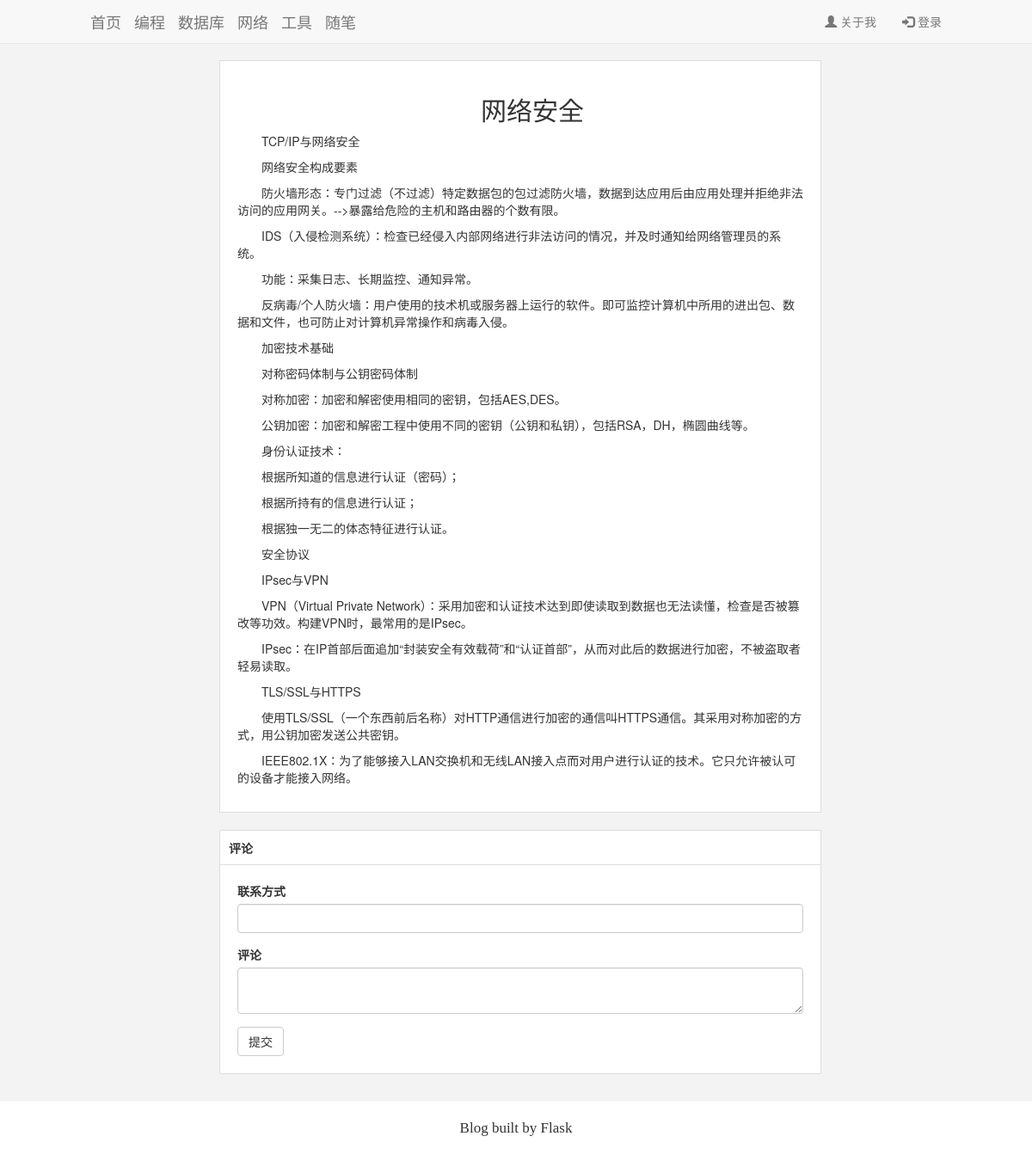
The app's page /post/13, older data.
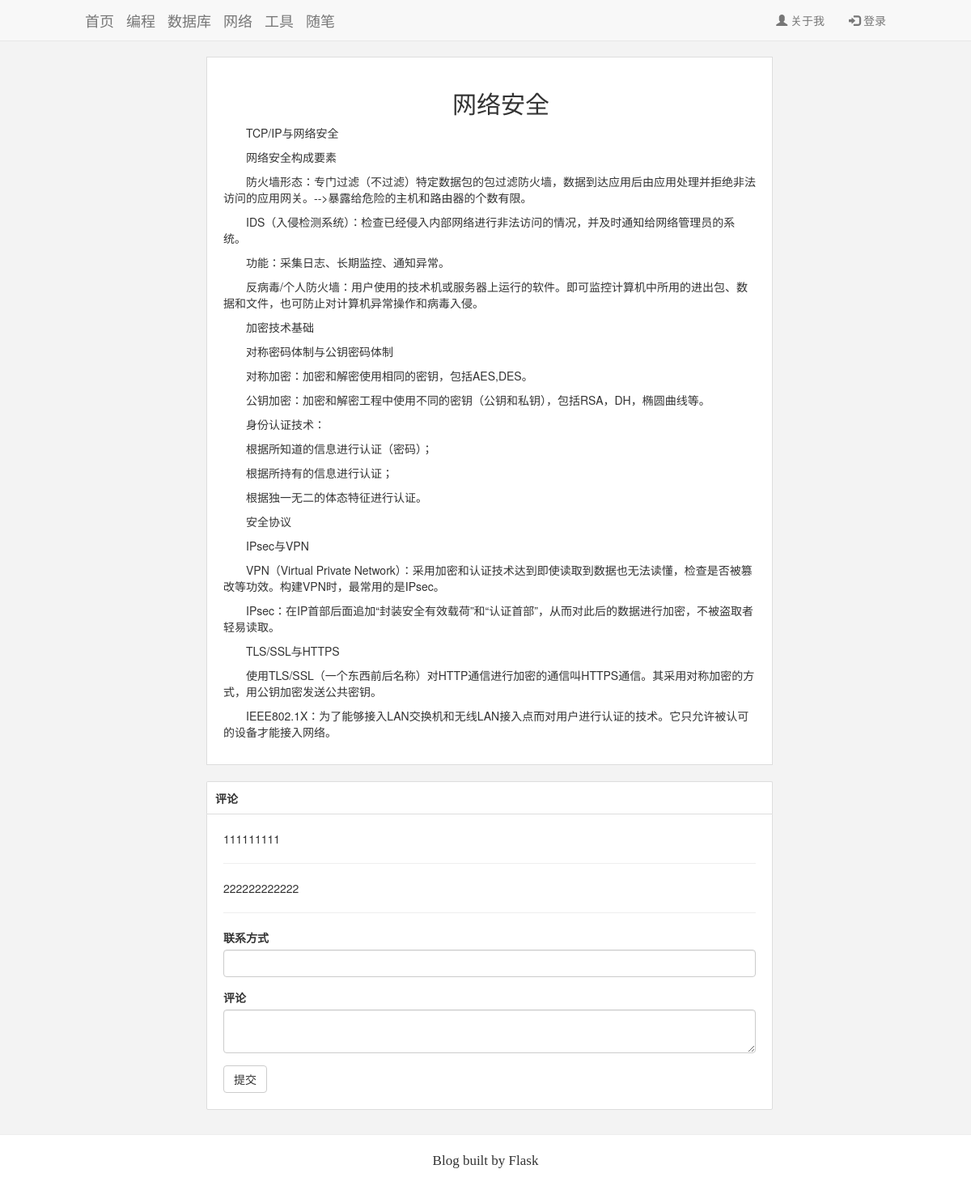
The same page, newer data.
### app/models.py (models this page shows)
class Comment(db.Model):
    __tablename__ = 'comments'
    id = db.Column(db.Integer, primary_key=True)
    connection = db.Column(db.Text)
    body = db.Column(db.Text)
    timestamp = db.Column(db.DateTime, index=True, default=datetime.utcnow)
    post_id = db.Column(db.Integer, db.ForeignKey('posts.id'))
    is_active = db.Column(db.Boolean, default=True)

### app/main/view.py (the view)
@main.route('/post/<int:id>', methods=['GET', 'POST'])
def post(id):
    form = CommentForm()
    if request.method == 'POST':
        comment = Comment(body=form.comment.data, connection=form.connect.data, post_id=id)
        db.session.add(comment)
        return redirect(url_for('main.post', id=id))
    post = Post.query.get_or_404(id)
    comments = Comment.query.filter_by(post_id=id).order_by(Comment.timestamp.desc()).all()
    return render_template('view_post.html', post=post, form=form, comments=comments)

### app/main/Forms.py
class CommentForm(FlaskForm):
    connect = StringField('联系方式')
    comment = TextAreaField('评论', validators=[DataRequired()])
    submit = SubmitField('提交')

### app/templates/view_post.html (shortened to what this page needs)
{% extends "base.html" %}
{% import "bootstrap/wtf.html" as wtf %}
{% block body %}
  <div class="container">
    <div class="post">
      <h2 align="center">{{ post.title }}</h2>
      <p>{{ post.body | safe }}</p>
    </div>
    <div class="box-title comment">
      <p>评论</p>
    </div>
    <div class="box comment">
      {% for comment in comments %}
        <p>{{ comment.body | safe }}</p>
        <hr>
      {% endfor %}
      {{ wtf.quick_form(form) }}
    </div>
  </div>
{% endblock %}

Row changes from the older to the newer data that the page shows:
added Comment: body "111111111"
added Comment: body "222222222222"
